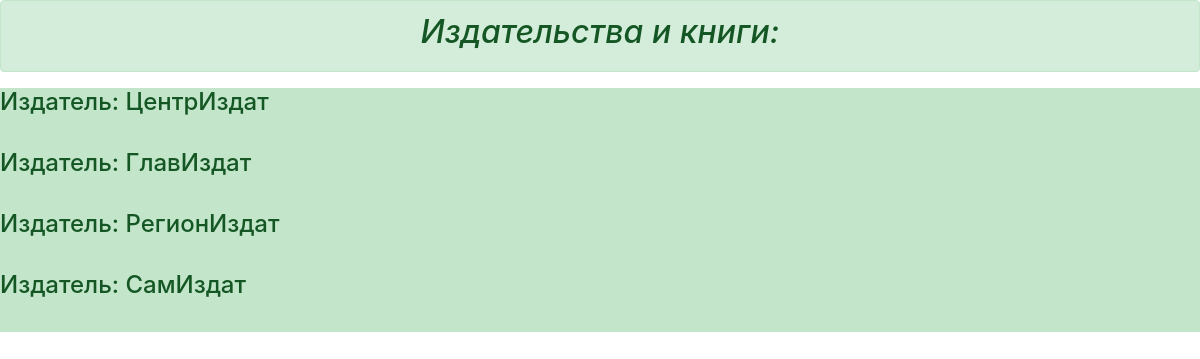
Page /publisher_new/ on the committed database.
### p_library/models.py (models this page shows, shortened)
class Publisher(models.Model):
	name = models.TextField()
	description = models.TextField()

### p_library/views.py (the view)
# urls.py: path('publisher_new/', views.publisher_new),
def publisher_new(request):
	template = loader.get_template('publisher_new.html')
	publishers = Publisher.objects.all()
	data = {"publishers": publishers,}
	return HttpResponse(template.render(data, request))

### p_library/templates/publisher_new.html (shortened to what this page needs)
{% extends 'base.html' %}
{% block header %}Издательства и книги:{% endblock header %}
{% block content %}
    {% for publisher in publishers %}
        <ul class="list-group">
            <li class="list-group-item-success">
                <h4>Издатель: {{ publisher.name }}</h4><br>
            </li>
        </ul>
    {% endfor %}
{% endblock %}

### rows in the picture
Publisher: name "ЦентрИздат"
Publisher: name "ГлавИздат"
Publisher: name "РегионИздат"
Publisher: name "СамИздат"
